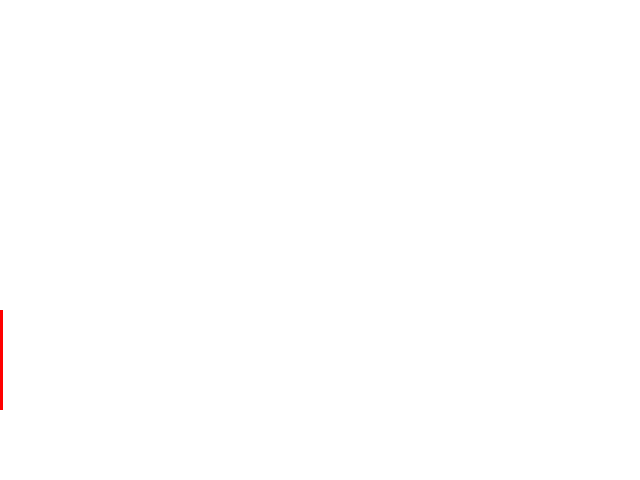
Frame 1 (no input)
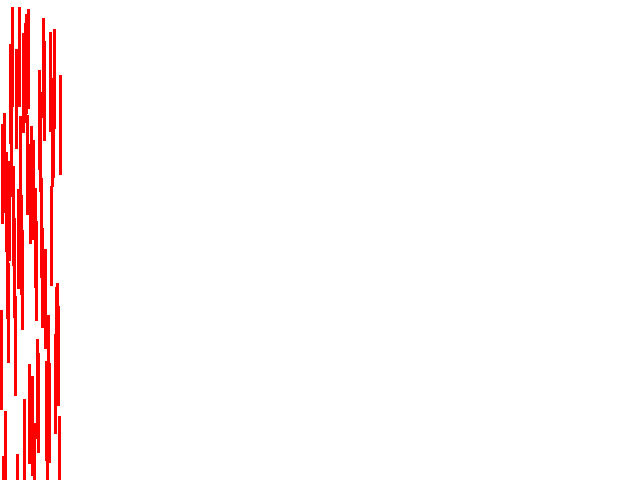
Frame 60 (the mouse pressed at the canvas centre just before this capture)
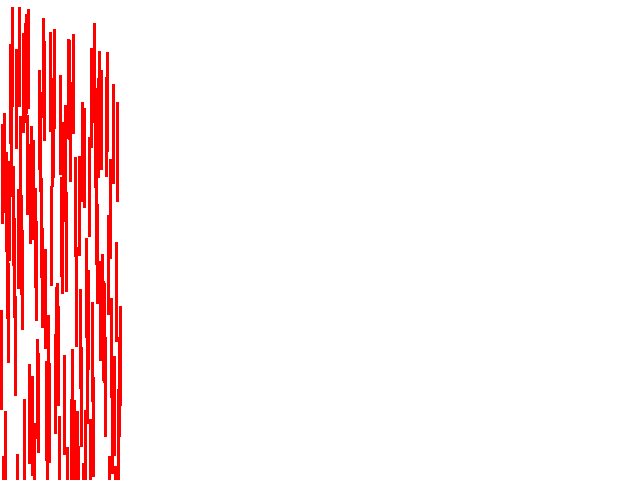
Frame 120 (the mouse held since frame 60 and released just before this capture)

The Processing sketch that drew these frames (run headless with seeded random() and noise(); from frame 60 on, the mouse is pressed at the canvas centre):

// Processing sketch: example_random_y
// ── example_random_y.pde
int x, y;

void setup() {
  size(640, 480);
  background(255);
  fill(255, 0, 0);
  noStroke();
  x = 0;
  y = height/2;
}

void draw() {

  int xPos = x % width;

  if (xPos == 0) {
    background(255);
  }

  y = (int)random(0, height);
  rect(xPos, y, 3, 100);
  x += 1;

}
